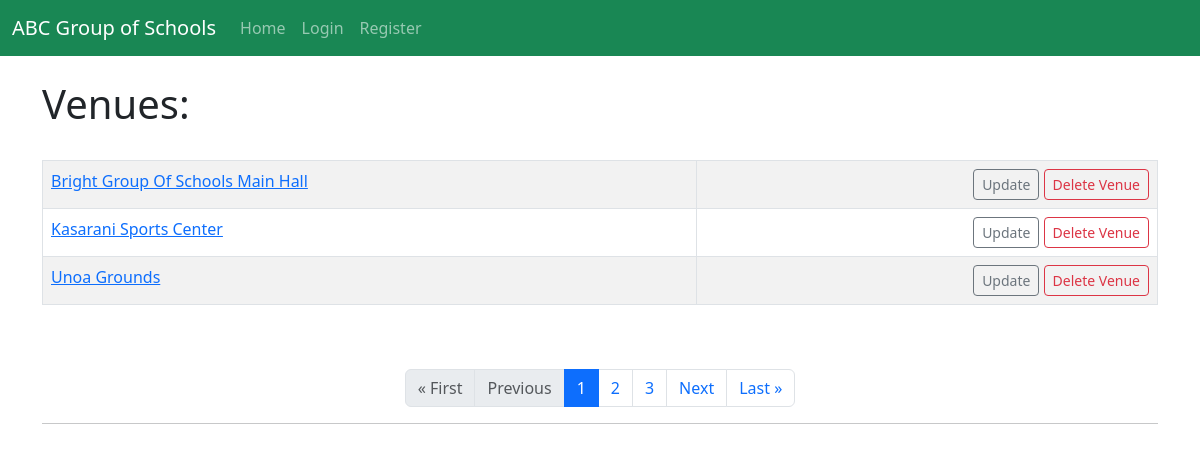
The app's page /event/list_venues, older data.
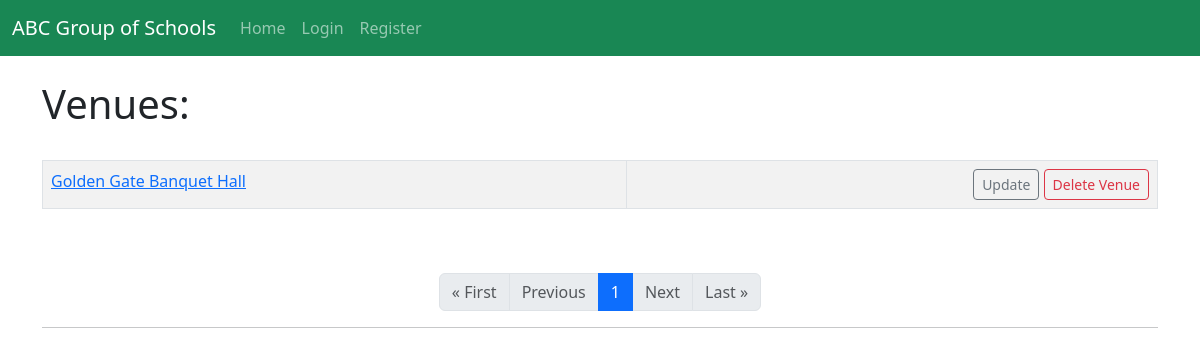
The same page, newer data.
### event_management/models.py (models this page shows, shortened)
class Venue(models.Model):
    organizer = models.ForeignKey(settings.AUTH_USER_MODEL, on_delete=models.CASCADE)
    name = models.CharField('Venue Name', max_length=100)
    address = models.CharField(max_length=300)
    phone = models.CharField('Phone Number', max_length=20, blank=True)
    web = models.URLField('Website Address', blank=True)
    email_address = models.EmailField('Email Address', blank=True)

### event_management/views.py (the view)
# urls.py: path('list_venues', views.list_venues, name='list-venues'),
def list_venues(request):
    venue_list = Venue.objects.all()
    p = Paginator(Venue.objects.all(), 3)
    page = request.GET.get('page')
    venues = p.get_page(page)
    return render(request, 'events_management/venue.html', {'venue_list': venue_list, 'venues': venues})

### event_management/templates/events_management/venue.html
{% extends 'events_management/base.html' %}
{% block content %}
    <h1>Venues:</h1>
    <br/>
    <table class="table table-striped table-hover table-bordered">
        {% for venue in venues %}
            <tr>
                <td>
                    <a href="{% url 'event_management:show-venue' venue.id %}">{{ venue.name|title }}</a><br/>
                </td>
                <td align="right">
                    <a href="{% url 'event_management:update-venue' venue.id %}" class="btn btn-outline-secondary btn-sm">Update</a>
                    <a href="{% url 'event_management:delete-venue' venue.id %}" class="btn btn-outline-danger btn-sm">Delete Venue</a>
                </td>
            </tr>
        {% endfor %}
    </table>
    <br><br>
    <nav aria-label="Page navigation">
        <ul class="pagination justify-content-center">
            {% if venues.has_previous %}
                <li class="page-item">
                    <a class="page-link" href="?page=1">&laquo; First</a>
                </li>
                <li class="page-item">
                    <a class="page-link" href="?page={{ venues.previous_page_number }}">Previous</a>
                </li>
            {% else %}
                <li class="page-item disabled">
                    <a class="page-link" href="#">&laquo; First</a>
                </li>
                <li class="page-item disabled">
                    <a class="page-link" href="#">Previous</a>
                </li>
            {% endif %}
            {% for i in venues.paginator.page_range %}
                {% if venues.number == i %}
                    <li class="page-item active" aria-current="page">
                        <a class="page-link" href="#">{{ i }}</a>
                    </li>
                {% else %}
                    <li class="page-item">
                        <a class="page-link" href="?page={{ i }}">{{ i }}</a>
                    </li>
                {% endif %}
            {% endfor %}
            {% if venues.has_next %}
                <li class="page-item">
                    <a class="page-link" href="?page={{ venues.next_page_number }}">Next</a>
                </li>
                <li class="page-item">
                    <a class="page-link" href="?page={{ venues.paginator.num_pages }}">Last &raquo;</a>
                </li>
            {% else %}
                <li class="page-item disabled">
                    <a class="page-link" href="#">Next</a>
                </li>
                <li class="page-item disabled">
                    <a class="page-link" href="#">Last &raquo;</a>
                </li>
            {% endif %}
        </ul>
    </nav>
    <hr><br><br>
{% endblock %}

Row changes from the older to the newer data that the page shows:
removed Venue: name "Bright Group Of Schools Main Hall"
removed Venue: name "Kasarani Sports Center"
removed Venue: name "Unoa Grounds"
now on this page (row edited): Venue: name "Golden Gate Banquet Hall"
Text that changed along with them:
list line gone: "2"
list line gone: "3"
